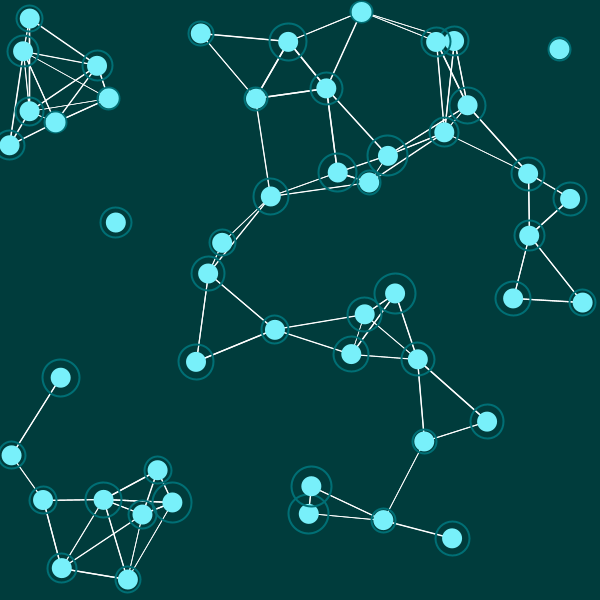
Frame 1 (no input)
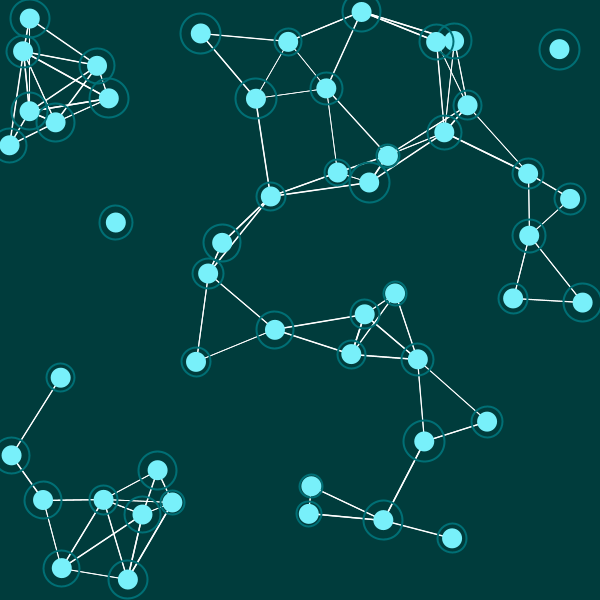
Frame 60 (the mouse pressed at the canvas centre just before this capture)
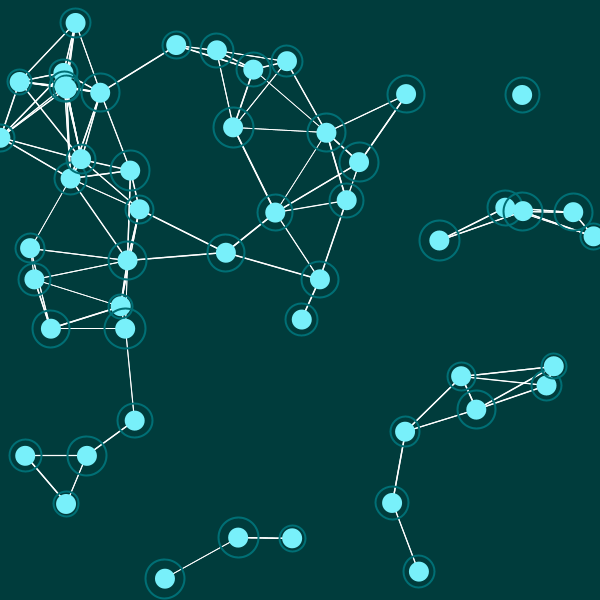
Frame 120 (the mouse held since frame 60 and released just before this capture)

The Processing sketch that drew these frames (run headless with seeded random() and noise(); from frame 60 on, the mouse is pressed at the canvas centre):

// Processing sketch: orbs_and_connectors
// ── orbs_and_connectors.pde
ArrayList<Point> points;
int numberOfPoints = 50;
ArrayList<Connector> connectors;
ArrayList<Orb> orbs;

void mousePressed() {
  reload();
}

void reload() {
  points = new ArrayList<Point>();
  for (int i = 0; i < numberOfPoints; i++) {
    points.add(new Point(random(width), random(height)));
  }
  connectors = new ArrayList<Connector>();
  for (Point p : points) {
    for (Point o : points) {
      if (dist(p.x, p.y, o.x, o.y) < 100) {
        connectors.add(new Connector(p.x, p.y, o.x, o.y));
      }
    }
  }
  orbs = new ArrayList<Orb>();
  for (Connector c : connectors) {
    float position = random(1); //percentage up the line (like 0.5 up, or 0.3 up)
    float xLength = c.x1 - c.x2; //total length
    float yLength = c.y1 - c.y2;
    float x = xLength * position; //position up the line
    float y = yLength * position;

    orbs.add(new Orb(x + c.x2, y + c.y2));
  }
}

void setup() {
  size(600, 600);
  reload();
}

void draw() {
  background(0, 60, 60);
  for (Connector c : connectors) {
    c.update();
    c.draw();
  }
  for (int i = 0; i < orbs.size(); i++) {
    Orb o = orbs.get(i);
    Connector c = connectors.get(i);
    
    //add boundary code 
  }
  for (Point p : points) {
    p.update();
    p.draw();
  }
}

class Point {
  float x, y, diameter, oDiameter, oDiaSpeed;
  
  Point(float x, float y) {
    this.x = x;
    this.y = y;
    diameter = 20;
    oDiameter = random(diameter, diameter * 2);
    oDiaSpeed = 1;
  }
  
  void update() {
    oDiameter += oDiaSpeed;
    if (oDiameter > diameter * 2 || oDiameter < diameter) {
      oDiaSpeed *= -1;
    }
  }
  
  void draw() {
    stroke(0, 111, 117);
    strokeWeight(2);
    noFill();
    ellipse(x, y, oDiameter, oDiameter);
    
    noStroke();
    fill(120, 240, 250);
    ellipse(x, y, diameter, diameter);
  }
}

class Connector {
  float x1, y1, x2, y2, thickness, thicknessSpeed;
  
  Connector(float x1, float y1, float x2, float y2) {
    this.x1 = x1;
    this.x2 = x2;
    this.y1 = y1;
    this.y2 = y2;
    thickness = random(0.5, 1.5);
    thicknessSpeed = 0.05;
  }
  
  void update() {
    thickness += thicknessSpeed;
    if (thickness > 1.5 || thickness < 0.5) {
      thicknessSpeed *= -1;
    }
  }
  
  void draw() {
    stroke(255, 255, 255);
    strokeWeight(thickness);
    line(x1, y1, x2, y2);
  }
}

class Orb {
  float x, y, diameter, diameterSpeed;
  
  Orb(float x, float y) { //add additional parameter for speed
    this.x = x;
    this.y = y;
    diameter = random(5, 10);
    diameterSpeed = 0.2;
  }
  
  void update() {
    diameter += diameterSpeed;
    if (diameter > 10 || diameter < 5) {
      diameterSpeed *= -1;
    }
    
    //add move code
  }
  
  void draw() {
    noStroke();
    fill(120, 240, 250);
    ellipse(x, y, diameter, diameter);
  }
}
    
 
